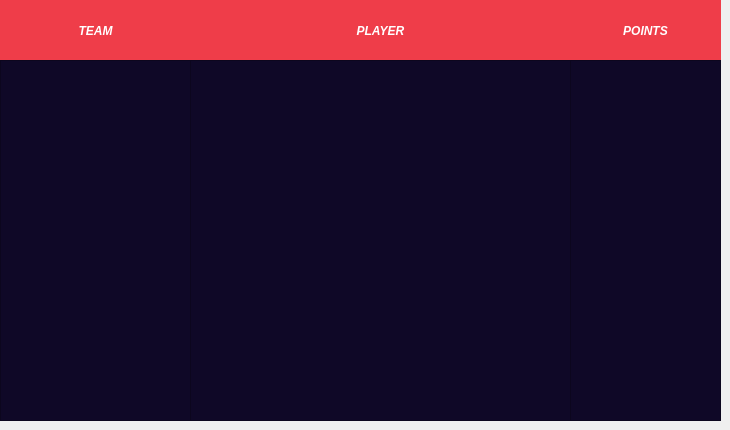
    <widget class="QWidget" name="performance_page">
     <widget class="QLabel" name="performance_l1">
      <property name="geometry">
       <rect>
        <x>0</x>
        <y>0</y>
        <width>191</width>
        <height>61</height>
       </rect>
      </property>
      <property name="font">
       <font>
        <family>Segoe UI</family>
        <pointsize>9</pointsize>
        <weight>75</weight>
        <italic>true</italic>
        <bold>true</bold>
       </font>
      </property>
      <property name="styleSheet">
       <string notr="true">background-color: rgb(239, 61, 73);
color: rgb(255, 255, 255)</string>
      </property>
      <property name="text">
       <string>TEAM</string>
      </property>
      <property name="alignment">
       <set>Qt::AlignCenter</set>
      </property>
     </widget>
     <widget class="QLabel" name="performance_l2">
      <property name="geometry">
       <rect>
        <x>190</x>
        <y>0</y>
        <width>381</width>
        <height>61</height>
       </rect>
      </property>
      <property name="font">
       <font>
        <family>Segoe UI</family>
        <pointsize>9</pointsize>
        <weight>75</weight>
        <italic>true</italic>
        <bold>true</bold>
       </font>
      </property>
      <property name="styleSheet">
       <string notr="true">background-color: rgb(239, 61, 73);
color: rgb(255, 255, 255)</string>
      </property>
      <property name="text">
       <string>PLAYER</string>
      </property>
      <property name="alignment">
       <set>Qt::AlignCenter</set>
      </property>
     </widget>
     <widget class="QLabel" name="performance_l3">
      <property name="geometry">
       <rect>
        <x>570</x>
        <y>0</y>
        <width>151</width>
        <height>61</height>
       </rect>
      </property>
      <property name="font">
       <font>
        <family>Segoe UI</family>
        <pointsize>9</pointsize>
        <weight>75</weight>
        <italic>true</italic>
        <bold>true</bold>
       </font>
      </property>
      <property name="styleSheet">
       <string notr="true">background-color: rgb(239, 61, 73);
color: rgb(255, 255, 255)</string>
      </property>
      <property name="text">
       <string>POINTS</string>
      </property>
      <property name="alignment">
       <set>Qt::AlignCenter</set>
      </property>
     </widget>
     <widget class="QListWidget" name="performance_Widget1">
      <property name="geometry">
       <rect>
        <x>0</x>
        <y>60</y>
        <width>191</width>
        <height>361</height>
       </rect>
      </property>
      <property name="font">
       <font>
        <family>Calibri</family>
        <weight>75</weight>
        <italic>true</italic>
        <bold>true</bold>
       </font>
      </property>
      <property name="styleSheet">
       <string notr="true">background-color: rgb(15, 8, 39);

color: rgb(255, 255, 255);</string>
      </property>
     </widget>
     <widget class="QListWidget" name="performance_Widget2">
      <property name="geometry">
       <rect>
        <x>190</x>
        <y>60</y>
        <width>381</width>
        <height>361</height>
       </rect>
      </property>
      <property name="font">
       <font>
        <family>Calibri</family>
        <weight>75</weight>
        <italic>true</italic>
        <bold>true</bold>
       </font>
      </property>
      <property name="styleSheet">
       <string notr="true">background-color: rgb(15, 8, 39);

color: rgb(255, 255, 255);</string>
      </property>
     </widget>
     <widget class="QListWidget" name="performance_Widget3">
      <property name="geometry">
       <rect>
        <x>570</x>
        <y>60</y>
        <width>151</width>
        <height>361</height>
       </rect>
      </property>
      <property name="font">
       <font>
        <family>Calibri</family>
        <weight>75</weight>
        <italic>true</italic>
        <bold>true</bold>
       </font>
      </property>
      <property name="styleSheet">
       <string notr="true">background-color: rgb(15, 8, 39);

color: rgb(255, 255, 255);</string>
      </property>
     </widget>
    </widget>
